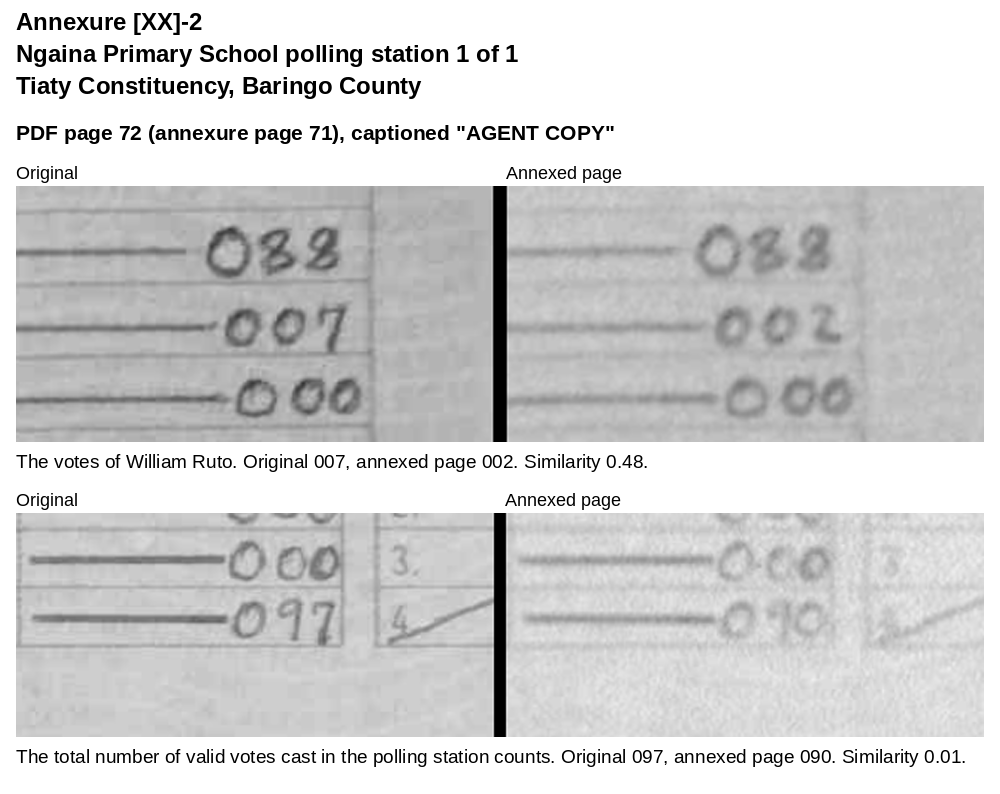
#> input picture affidavit/annexures/C01.png, 1000 x 794 px
$ python -i compare.py   (imports and definitions only)
#> lines starting #> are read from the running program, lines starting #| are printed output that depends on the picture
#> further down, picture is the input picture: shape (794, 1000, 3); min 0, max 255, mean 210.2
"""Glyph-level change detection between a reference page and a registered submission page.

The forms are printed on a security background (guilloche frame, microtext) and the copies
we receive differ in scanner, resolution, JPEG quality and contrast. A raw pixel diff is
dominated by those differences, and even a thresholded "ink" diff either drowns in noise or,
made tolerant enough, stops seeing a "3" turned into an "8". So we compare *glyphs*:

1. Both pages are flattened (divided by a local background estimate) and the sharper one is
   blurred down to the other's level, so contrast, paper tone and resolution stop mattering.
2. Ink is thresholded, table ruling is removed, and what remains is split into glyphs
   (connected blobs: digits, letters, marks) from *either* page, so added and removed marks
   both show up.
3. Each glyph box is scored by zero-mean normalised cross-correlation (ZNCC) between the two
   pages, maximised over a +/-2 px shift. ZNCC ignores brightness and contrast; an unchanged
   glyph scores ~0.95-1.0 even across very different copies, a changed digit scores < 0.5.
4. Glyphs are grouped into numbers; a number with a low-scoring glyph is re-scored in
   digit-sized windows, so the result does not depend on how its strokes were split into glyphs.
   Low-scoring numbers become regions, reported with the kind of change, whether they fall
   inside the results table and whether they sit on an entry of the original.
"""
from __future__ import annotations

from dataclasses import asdict, dataclass, field

import cv2
import numpy as np

INK = 0.55  # normalised intensity below which a pixel is ink, on a crisp copy (see ink_threshold)
INK_MAX = 0.7  # never above this: lighter marks are the printed security background
PAPER = 0.75  # ... above which it is treated as blank paper when scoring glyphs
BLUR_LEVELS = (0.0, 0.7, 1.0, 1.4, 2.0, 2.8, 4.0)
SHIFT = 2  # residual misalignment absorbed when scoring a glyph, px
LOCAL = 6  # largest local correction of the registration, px (see local_shift)
CONTEXT = 40  # surroundings used to measure it, px
BLUR_TILE = 192  # px; sharpness is matched per tile of this size (see blur_map)
MIN_GLYPH_INK = 25  # px; smaller blobs are specks/noise
MAX_GLYPH = 150  # px; bigger blobs are stamps, signatures, logos
MAX_MARK = 700  # px; large marks up to this size are scored separately (not flagged)
BOLD = 6  # px; ink this far inside a stroke (12 px wide) is bold type, not a pen line
STROKE_LEN = 70  # px; straight strokes this long are ruling or cross-outs, not figures (see _is_stroke)
PRINT_SIM = 0.6  # a reference glyph matching the printed form this well is print (template.py);
# handwritten entries score below 0.4 against it, faded print on a photograph 0.6-1.0


@dataclass
class Region:
    x: int
    y: int
    w: int
    h: int
    similarity: float  # lowest glyph ZNCC in the region (1 = identical)
    ink_ref: int  # ink pixels in the reference
    ink_sub: int  # ink pixels in the submission
    kind: str  # substitution | addition | erasure | obscured (under a large mark added to the copy)
    in_table: bool
    glyphs: int
    on_figure: bool = True  # part of an entry on the original (not blank paper, not its print)

    def to_dict(self) -> dict:
        return asdict(self)


@dataclass
class PageComparison:
    regions: list[Region]
    quality: float  # median glyph similarity: how comparable the two copies are at all
    glyphs: int
    blur_sigma: float  # + blurred the reference, - blurred the submission
    table_roi: tuple[int, int, int, int] | None
    similarities: np.ndarray = field(default_factory=lambda: np.zeros(0))  # every scored glyph
    large_marks: list[dict] = field(default_factory=list)  # stamps, signatures: position + similarity
    printed: int = 0  # glyphs set aside as the printed form (see template.py)

    def flagged(self, threshold: float, table_only: bool = True) -> list[Region]:
        return [r for r in self.regions if r.similarity < threshold and (r.in_table or not table_only)]


def normalize(img: np.ndarray) -> np.ndarray:
    """Divide out the local paper background: 1.0 = paper, 0.0 = black ink."""
    bg = cv2.morphologyEx(img, cv2.MORPH_CLOSE, np.ones((31, 31), np.uint8))
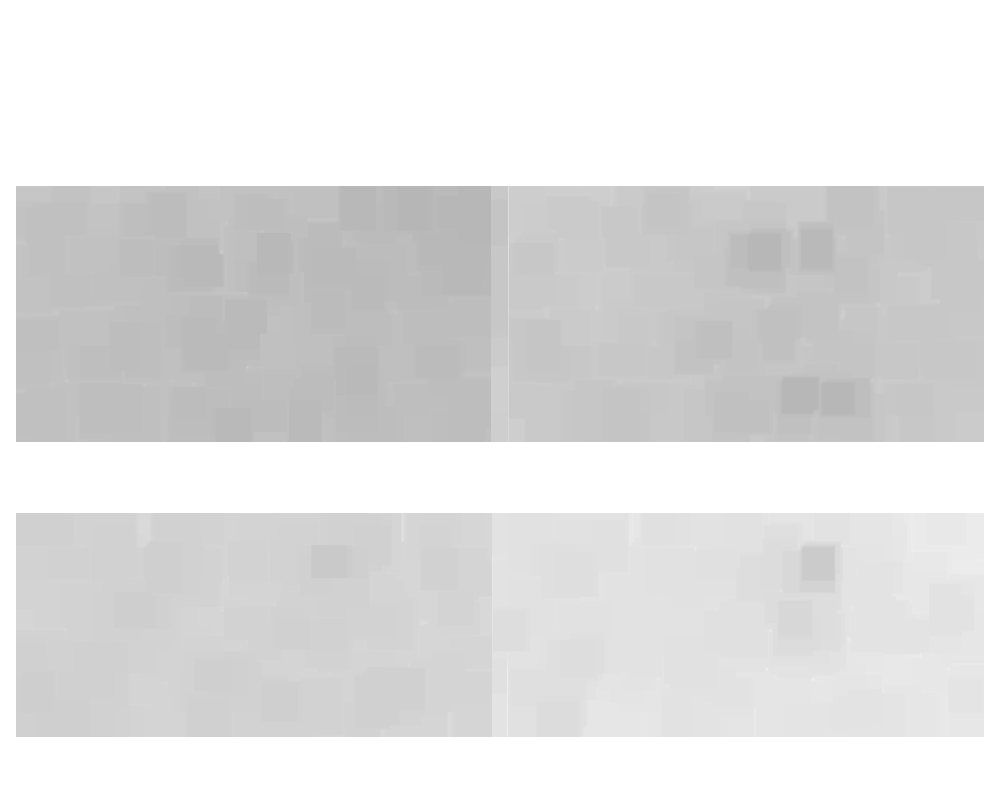
#> bg: shape (794, 1000, 3); min 182, max 255, mean 225.8
    bg = cv2.GaussianBlur(bg, (0, 0), 5)
    return np.clip(img.astype(np.float32) / np.maximum(bg.astype(np.float32), 1.0), 0.0, 1.0)
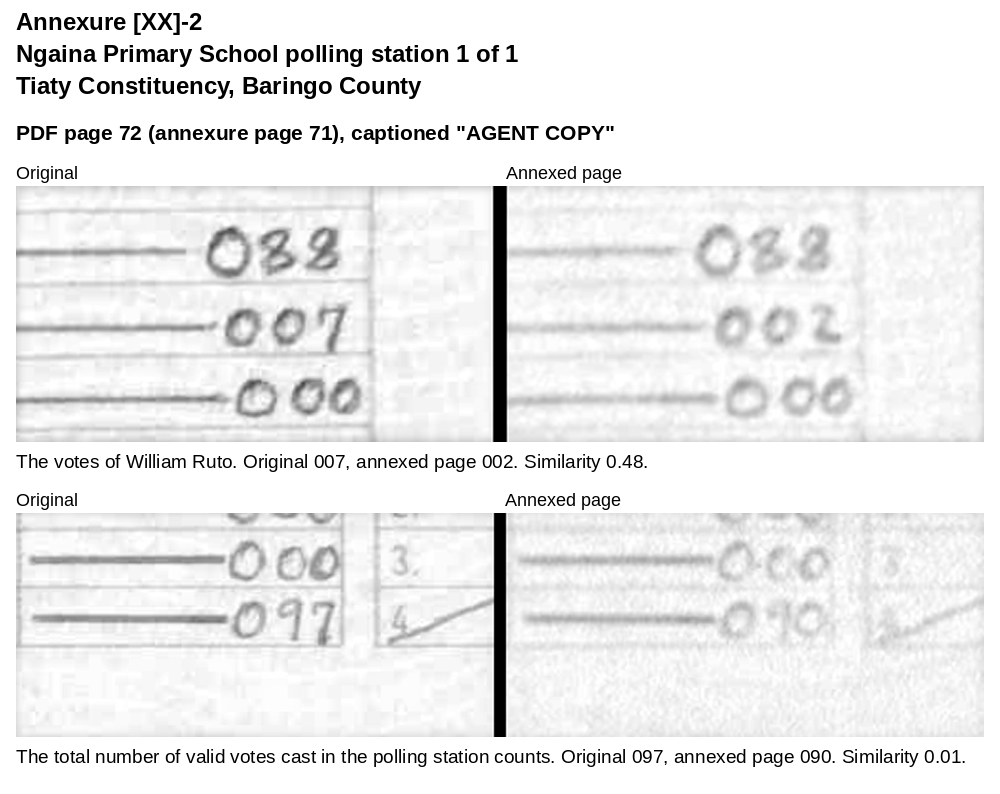
#> returned value: shape (794, 1000, 3) float32; min 0, max 1, mean 0.927


def stretch(n: np.ndarray) -> np.ndarray:
    """Stretch a normalised page so its darkest strokes reach black and its paper stays white.

    Photographs of printouts can be pale: pen strokes that only reach 0.8 of the paper's
    brightness. Levels are measured on the central part of the page, away from desk or shadow
    at the edges of a photograph.
    """
#> (the run stopped early here; a loop or call above may not have finished)

$ run again, on affidavit/annexures/C02.png
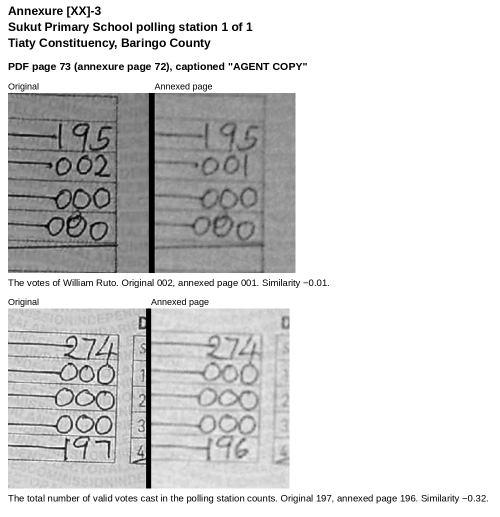
#> input picture affidavit/annexures/C02.png, 1000 x 1034 px (shown at 1/2 size)
#> picture is the input picture: shape (1034, 1000, 3); min 0, max 255, mean 213.8
#> in normalize, `bg = cv2.morphologyEx(img, cv2.MORPH_CLOSE, np.ones((31, 31), np.uint8))`:
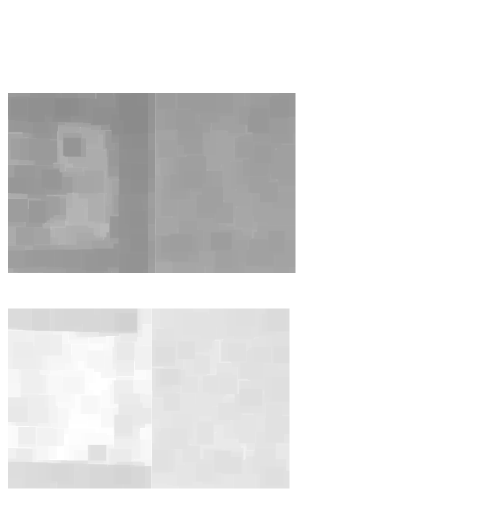
#> bg: shape (1034, 1000, 3) (shown at 1/2 size); min 139, max 255, mean 231
#> in normalize, `return np.clip(img.astype(np.float32) / np.maximum(bg.astype(np.float3..`:
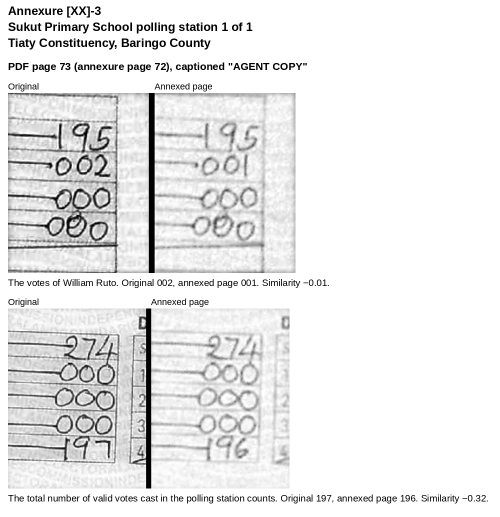
#> returned value: shape (1034, 1000, 3) float32 (shown at 1/2 size); min 0, max 1, mean 0.915

$ run again, on affidavit/annexures/C04.png
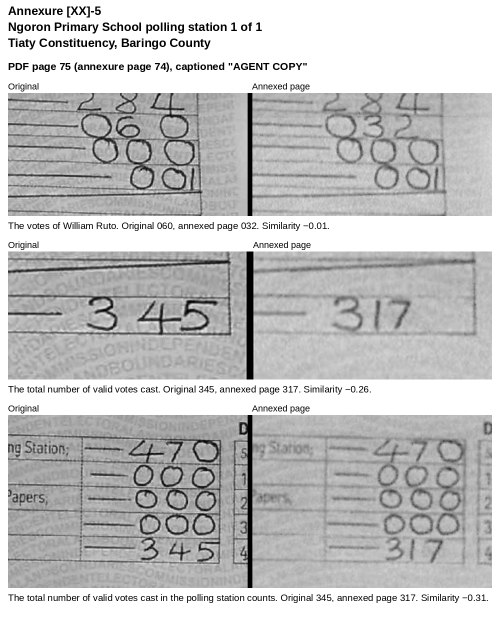
#> input picture affidavit/annexures/C04.png, 1000 x 1233 px (shown at 1/2 size)
#> picture is the input picture: shape (1233, 1000, 3); min 0, max 255, mean 192.7
#> in normalize, `bg = cv2.morphologyEx(img, cv2.MORPH_CLOSE, np.ones((31, 31), np.uint8))`:
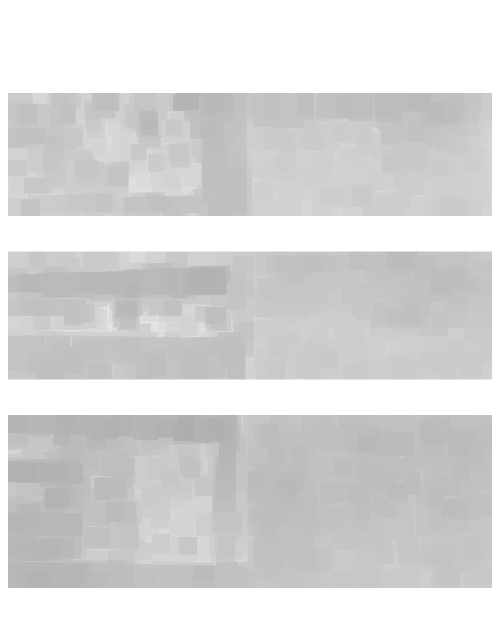
#> bg: shape (1233, 1000, 3) (shown at 1/2 size); min 174, max 255, mean 215.9
#> in normalize, `return np.clip(img.astype(np.float32) / np.maximum(bg.astype(np.float3..`:
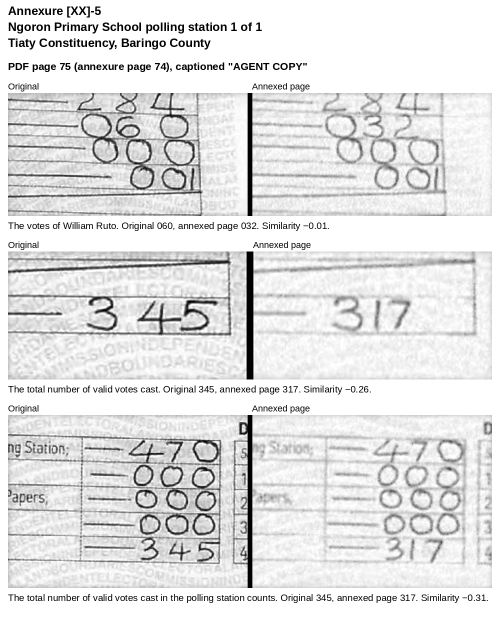
#> returned value: shape (1233, 1000, 3) float32 (shown at 1/2 size); min 0, max 1, mean 0.885
